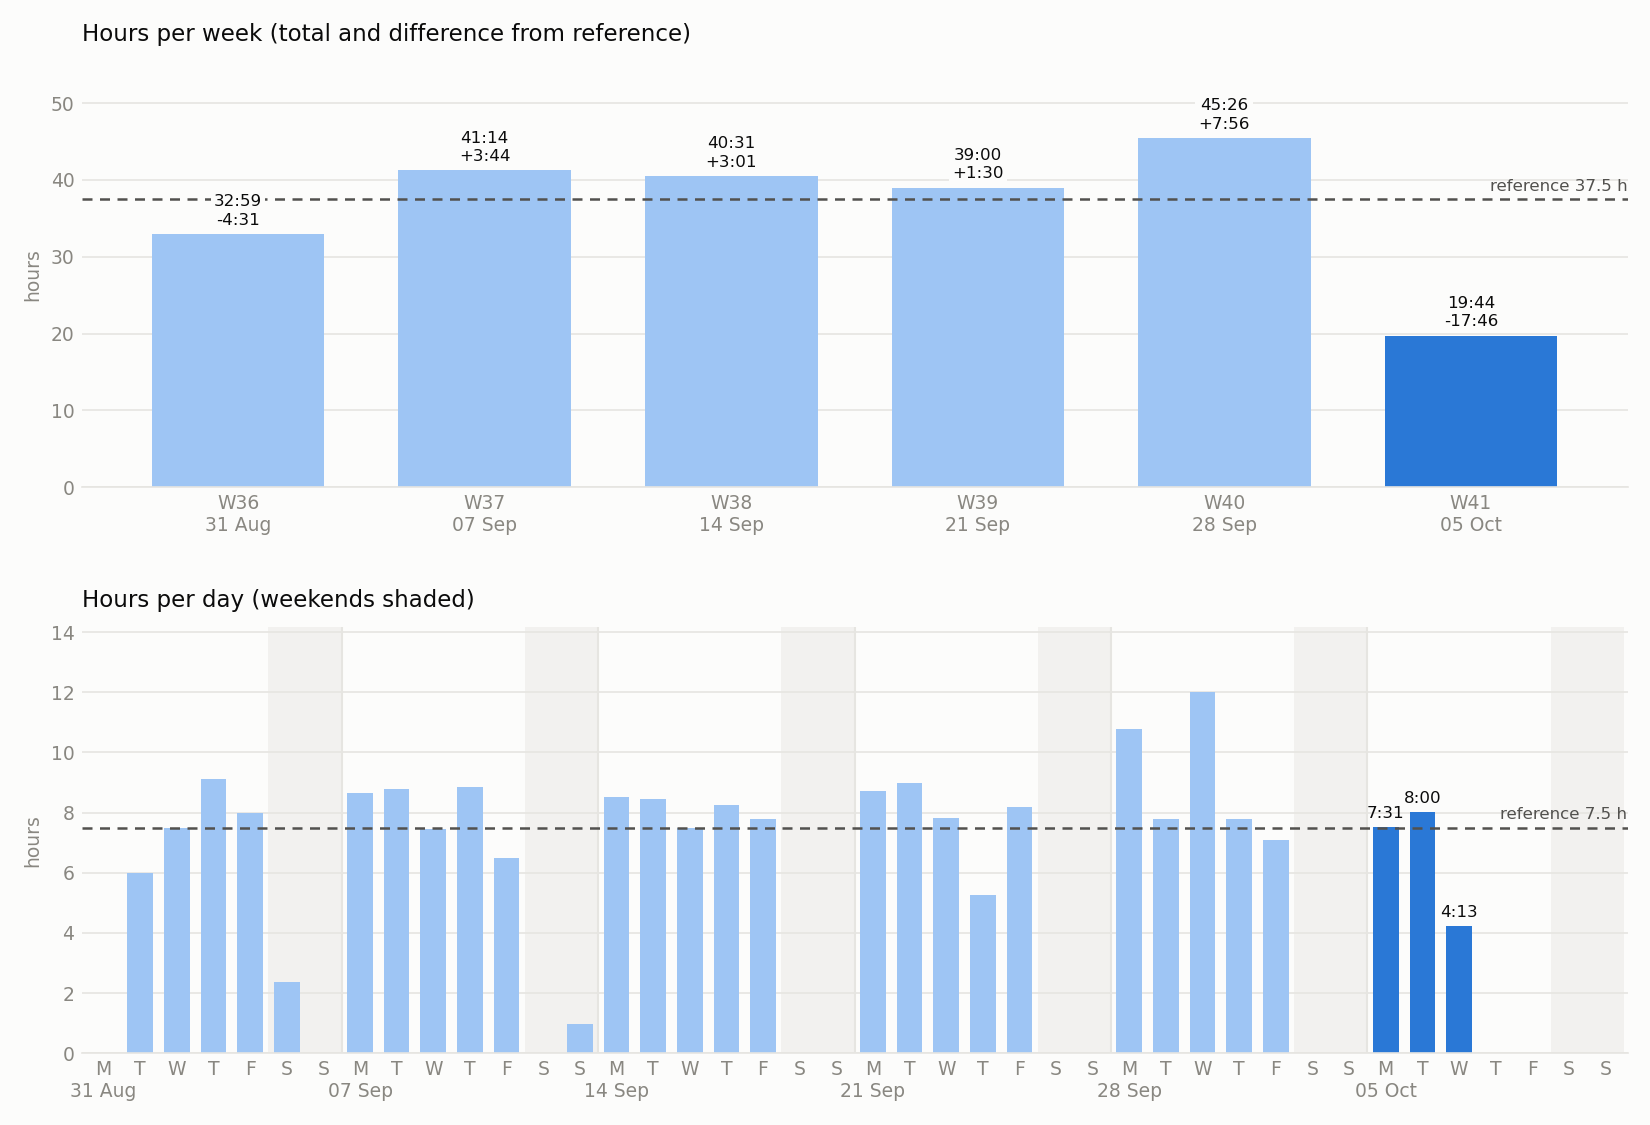

The Python source for this figure:
#!/usr/bin/env python3
"""Plot weekly and daily hours from a Super Productivity JSON export.

Usage:
    python3 hours.py                 # newest *.json in this folder
    python3 hours.py export.json     # a specific export
    python3 hours.py --weeks 20      # more history in the plots
    python3 hours.py --since 2026-09-01  # start date for the accumulated balance
    python3 hours.py --no-show       # save the plot without opening a window

The plot is saved to hours.png next to this script on every run (--save to change).
"""
import argparse
import json
from collections import defaultdict
from datetime import date, timedelta
from pathlib import Path

WEEK_REF = 37.5
DAY_REF = 7.5
WORKDAYS = 5  # Mon-Fri carry the daily reference

BLUE = "#2a78d6"
BLUE_LIGHT = "#9ec5f4"
INK = "#0b0b0b"
INK_2 = "#52514e"
MUTED = "#898781"
GRID = "#e6e5e1"
SURFACE = "#fcfcfb"


def newest_export():
    files = sorted(Path(__file__).parent.glob("*.json"), key=lambda p: p.stat().st_mtime)
    if not files:
        raise SystemExit("No .json export found next to this script.")
    return files[-1]


def load_daily_hours(path):
    """Return {date: hours}, summed over active and archived tasks."""
    data = json.loads(Path(path).read_text())
    data = data.get("data", data)
    stores = [data.get("task"), *(data.get(k, {}).get("task") for k in ("archiveYoung", "archiveOld"))]

    hours = defaultdict(float)
    for store in stores:
        for task in ((store or {}).get("entities") or {}).values():
            # A parent's time is the sum of its subtasks, so only count leaves.
            if task.get("subTaskIds"):
                continue
            for day, ms in (task.get("timeSpentOnDay") or {}).items():
                hours[date.fromisoformat(day)] += ms / 3_600_000
    if not hours:
        raise SystemExit(f"No tracked time found in {path}.")
    return hours


def monday(d):
    return d - timedelta(days=d.weekday())


def fmt(h):
    """Hours as H:MM."""
    sign = "-" if h < 0 else ""
    minutes = round(abs(h) * 60)
    return f"{sign}{minutes // 60}:{minutes % 60:02d}"


def print_summary(hours, week_start, today):
    days = [week_start + timedelta(days=i) for i in range(7)]
    total = sum(hours.get(d, 0) for d in days)
    diff = total - WEEK_REF

    print(f"\nWeek {week_start.isocalendar().week}  ({week_start:%d %b} - {days[-1]:%d %b %Y})")
    for d in days:
        h = hours.get(d, 0)
        if d.weekday() >= WORKDAYS and not h:
            continue
        ref = DAY_REF if d.weekday() < WORKDAYS else 0
        note = "" if d > today else f"  ({'+' if h >= ref else ''}{fmt(h - ref)})"
        print(f"  {d:%a %d.%m}  {fmt(h):>6}{note}")
    print(f"  {'Total':<9}  {fmt(total):>6}  of {fmt(WEEK_REF)}")

    if diff >= 0:
        print(f"\n  Reference reached: {fmt(diff)} over.\n")
    else:
        left = sum(1 for d in days if d > today and d.weekday() < WORKDAYS)
        hint = f" ({fmt(-diff / left)} per remaining workday)" if left else ""
        print(f"\n  {fmt(-diff)} short of the reference{hint}.\n")


def print_balance(hours, since, today):
    """Accumulated difference to the reference, up to and including yesterday."""
    until = today - timedelta(days=1)
    if until < since:
        print("  No completed days yet for an accumulated balance.\n")
        return
    days = [since + timedelta(days=i) for i in range((until - since).days + 1)]
    worked = sum(hours.get(d, 0) for d in days)
    expected = DAY_REF * sum(1 for d in days if d.weekday() < WORKDAYS)
    diff = worked - expected

    print(f"Accumulated  ({since:%d %b %Y} - {until:%a %d %b %Y}, today excluded)")
    print(f"  Worked     {fmt(worked):>7}")
    print(f"  Reference  {fmt(expected):>7}  ({round(expected / DAY_REF)} workdays x {fmt(DAY_REF)})")
    print(f"  Balance    {('+' if diff >= 0 else '') + fmt(diff):>7}  ({'extra' if diff >= 0 else 'missing'})\n")


def style(ax, title):
    ax.set_title(title, loc="left", fontsize=11, color=INK, pad=10)
    ax.set_facecolor(SURFACE)
    ax.grid(axis="y", color=GRID, linewidth=0.8)
    ax.set_axisbelow(True)
    for side in ("top", "right", "left"):
        ax.spines[side].set_visible(False)
    ax.spines["bottom"].set_color(GRID)
    ax.tick_params(colors=MUTED, length=0, labelsize=9)
    ax.set_ylabel("hours", color=MUTED, fontsize=9)


def reference_line(ax, value):
    ax.axhline(value, color=INK_2, linewidth=1.2, linestyle=(0, (4, 3)), zorder=3)
    ax.annotate(f"reference {value:g} h", xy=(1, value), xycoords=("axes fraction", "data"),
                xytext=(0, 4), textcoords="offset points", ha="right", fontsize=8, color=INK_2)


def plot(hours, latest, today, n_weeks, save, show):
    import matplotlib
    if not show:
        matplotlib.use("Agg")
    import matplotlib.pyplot as plt

    first = max(monday(min(hours)), latest - timedelta(weeks=n_weeks - 1))
    weeks = [first + timedelta(weeks=i) for i in range((latest - first).days // 7 + 1)]
    totals = [sum(hours.get(w + timedelta(days=i), 0) for i in range(7)) for w in weeks]

    fig, (ax_w, ax_d) = plt.subplots(2, 1, figsize=(11, 7.5), facecolor=SURFACE)

    # Weekly totals; the latest week is highlighted, earlier ones recede.
    colors = [BLUE_LIGHT] * (len(weeks) - 1) + [BLUE]
    bars = ax_w.bar(range(len(weeks)), totals, width=0.7, color=colors, zorder=2)
    for bar, total in zip(bars, totals):
        diff = total - WEEK_REF
        ax_w.annotate(f"{fmt(total)}\n{'+' if diff >= 0 else ''}{fmt(diff)}",
                      xy=(bar.get_x() + bar.get_width() / 2, total), xytext=(0, 3),
                      textcoords="offset points", ha="center", va="bottom",
                      fontsize=8, color=INK, linespacing=1.3, zorder=4,
                      bbox=dict(facecolor=SURFACE, edgecolor="none", pad=1.5))
    ax_w.set_xticks(range(len(weeks)))
    ax_w.set_xticklabels([f"W{w.isocalendar().week}\n{w:%d %b}" for w in weeks])
    ax_w.set_ylim(0, max(max(totals), WEEK_REF) * 1.22)
    style(ax_w, "Hours per week (total and difference from reference)")
    reference_line(ax_w, WEEK_REF)

    # Daily hours for the same weeks as above.
    days = [first + timedelta(days=i) for i in range(len(weeks) * 7)]
    values = [hours.get(d, 0) for d in days]
    colors = [BLUE if d >= latest else BLUE_LIGHT for d in days]
    ax_d.bar(range(len(days)), values, width=0.7, color=colors, zorder=2)
    for i, (d, v) in enumerate(zip(days, values)):
        if d >= latest and v:
            ax_d.annotate(fmt(v), xy=(i, v), xytext=(0, 3), textcoords="offset points",
                          ha="center", va="bottom", fontsize=8, color=INK)
        if d.weekday() == 0 and i:
            ax_d.axvline(i - 0.5, color=GRID, linewidth=1, zorder=1)
        if d.weekday() >= WORKDAYS:
            ax_d.axvspan(i - 0.5, i + 0.5, color=GRID, alpha=0.45, linewidth=0, zorder=0)
    ax_d.set_xticks(range(len(days)))
    letters = len(weeks) <= 8  # day letters get too cramped beyond that
    ax_d.set_xticklabels([(f"{d:%a}"[0] if letters else "") + (f"\n{d:%d %b}" if d.weekday() == 0 else "")
                          for d in days])
    ax_d.set_xlim(-0.6, len(days) - 0.4)
    ax_d.set_ylim(0, max(max(values), DAY_REF) * 1.18)
    style(ax_d, "Hours per day (weekends shaded)")
    reference_line(ax_d, DAY_REF)

    fig.tight_layout(h_pad=2.5)
    fig.savefig(save, dpi=150)
    print(f"Saved plot to {save}")
    if show:
        plt.show()


def main():
    parser = argparse.ArgumentParser(description=__doc__.splitlines()[0])
    parser.add_argument("export", nargs="?", help="Super Productivity JSON export (default: newest in this folder)")
    parser.add_argument("--weeks", type=int, default=12, help="weeks shown in the plots (default: 12)")
    parser.add_argument("--since", type=date.fromisoformat, metavar="YYYY-MM-DD",
                        help="start of the accumulated balance (default: Monday of the first tracked week)")
    parser.add_argument("--save", metavar="PNG", default=Path(__file__).parent / "hours.png",
                        help="where to save the plot (default: hours.png next to this script)")
    parser.add_argument("--no-show", action="store_true", help="save the plot without opening a window")
    parser.add_argument("--no-plot", action="store_true", help="only print the summary")
    args = parser.parse_args()

    path = args.export or newest_export()
    print(f"Reading {path}")
    hours = load_daily_hours(path)

    today = date.today()
    latest = monday(max(hours))  # the week of the last tracked day
    print_summary(hours, latest, today)
    # Default to the Monday of the first tracked week, so the balance matches the weekly plot.
    print_balance(hours, args.since or monday(min(hours)), today)
    if not args.no_plot:
        plot(hours, latest, today, max(args.weeks, 1), args.save, not args.no_show)


if __name__ == "__main__":
    main()
